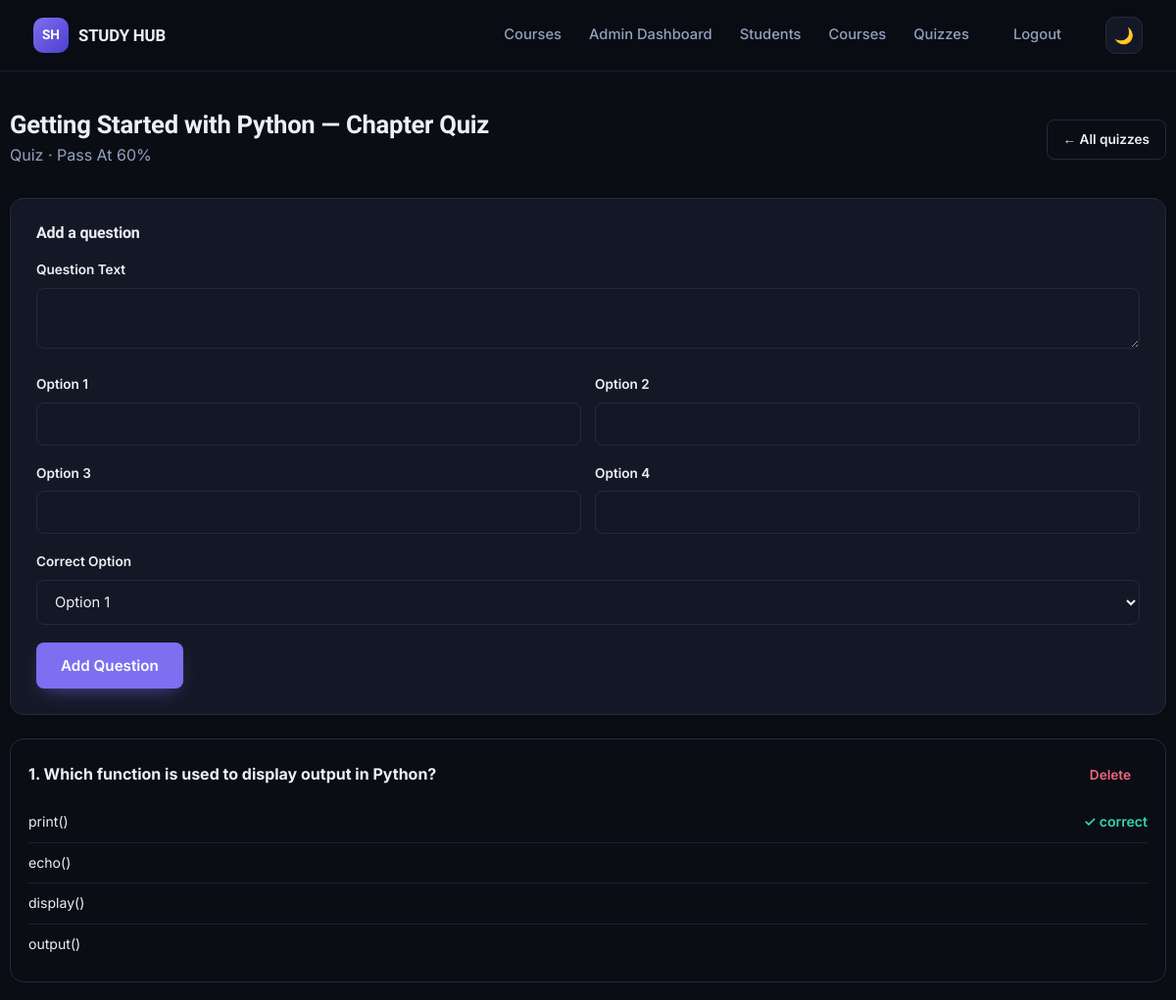
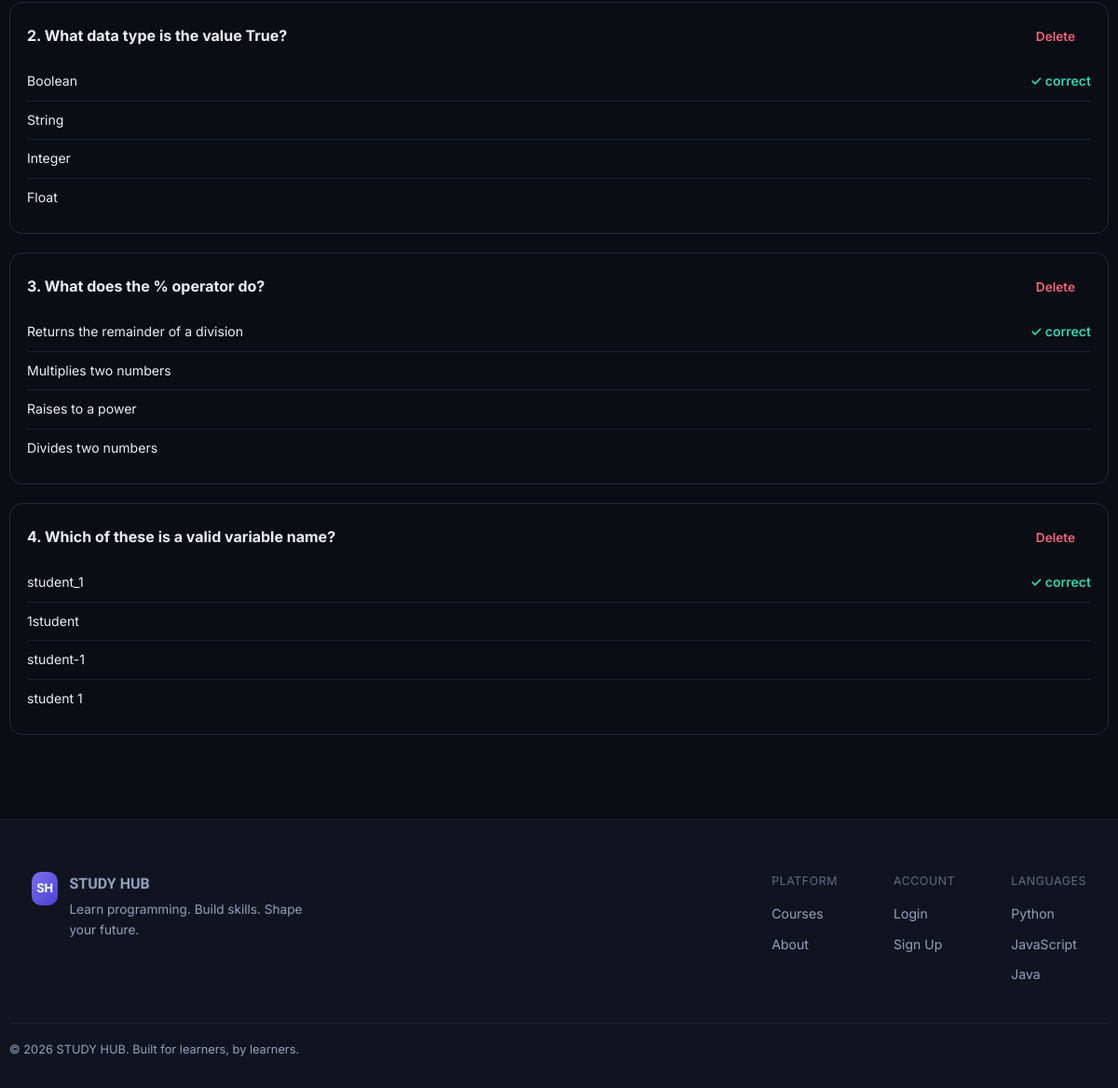
Screenshot of /admin/quizzes/1 (signed in) with the database file from the repository (2 pictures, top to bottom).
### models.py (models this page shows, shortened)
class Quiz(db.Model):
    __tablename__ = "quizzes"
    id = db.Column(db.Integer, primary_key=True)
    course_id = db.Column(db.Integer, db.ForeignKey("courses.id"), nullable=True)
    chapter_id = db.Column(db.Integer, db.ForeignKey("chapters.id"), nullable=True)
    title = db.Column(db.String(140), nullable=False)
    kind = db.Column(db.String(10), default="quiz")  # "quiz" or "exam"
    pass_percent = db.Column(db.Integer, default=60)
    questions = db.relationship("Question", backref="quiz", lazy=True,
                                 order_by="Question.order", cascade="all, delete-orphan")
    course = db.relationship("Course", backref="exams", foreign_keys=[course_id])

class Question(db.Model):
    __tablename__ = "questions"
    id = db.Column(db.Integer, primary_key=True)
    quiz_id = db.Column(db.Integer, db.ForeignKey("quizzes.id"), nullable=False)
    text = db.Column(db.Text, nullable=False)
    order = db.Column(db.Integer, default=0)
    choices = db.relationship("Choice", backref="question", lazy=True,
                               order_by="Choice.id", cascade="all, delete-orphan")

class Choice(db.Model):
    __tablename__ = "choices"
    id = db.Column(db.Integer, primary_key=True)
    question_id = db.Column(db.Integer, db.ForeignKey("questions.id"), nullable=False)
    text = db.Column(db.String(255), nullable=False)
    is_correct = db.Column(db.Boolean, default=False)

### app.py (the view)
@app.route("/admin/quizzes/<int:quiz_id>")
@admin_required
def admin_quiz_detail(quiz_id):
    quiz = Quiz.query.get_or_404(quiz_id)
    return render_template("admin/quiz_detail.html", quiz=quiz)

### app.py (called while the page is built)
@login_manager.user_loader
def load_user(user_id):
    if user_id.startswith("student-"):
        return Student.query.get(int(user_id.split("-", 1)[1]))
    if user_id.startswith("admin-"):
        return Admin.query.get(int(user_id.split("-", 1)[1]))
    return None

def admin_required(fn):
    @wraps(fn)
    def wrapper(*args, **kwargs):
        if not current_user.is_authenticated or not isinstance(current_user, Admin):
            flash("Admin login required.", "error")
            return redirect(url_for("admin_login"))
        return fn(*args, **kwargs)
    return wrapper

@app.context_processor
def inject_globals():
    return {"current_year": datetime.utcnow().year}

### templates/admin/quiz_detail.html (shortened to what this page needs)
{% extends "base.html" %}
{% block content %}
<div class="container admin-shell">
  <div class="admin-head">
    <div><h1>{{ quiz.title }}</h1><p style="margin:0; text-transform:capitalize;">{{ quiz.kind }} · pass at {{ quiz.pass_percent }}%</p></div>
    <a href="{{ url_for('admin_quizzes') }}" class="btn btn-secondary btn-sm">← All quizzes</a>
  </div>
  <div class="card admin-panel">
    <h3>Add a question</h3>
    <form method="POST" action="{{ url_for('admin_question_add', quiz_id=quiz.id) }}">
      <div class="field"><label>Question Text</label><textarea name="text" rows="2" required></textarea></div>
      <div class="field-row">
        <div class="field"><label>Option 1</label><input type="text" name="option1" required></div>
        <div class="field"><label>Option 2</label><input type="text" name="option2" required></div>
      </div>
      <div class="field-row">
        <div class="field"><label>Option 3</label><input type="text" name="option3"></div>
        <div class="field"><label>Option 4</label><input type="text" name="option4"></div>
      </div>
      <div class="field">
        <label>Correct Option</label>
        <select name="correct_index">
          <option value="0">Option 1</option>
        </select>
      </div>
      <button type="submit" class="btn btn-primary">Add Question</button>
    </form>
  </div>
  {% for q in quiz.questions %}
  <div class="chapter-admin-block">
    <div class="chdr">
      <strong>{{ loop.index }}. {{ q.text }}</strong>
      <form method="POST" action="{{ url_for('admin_question_delete', question_id=q.id) }}" class="inline-form" onsubmit="return confirm('Delete this question?');">
        <button type="submit" class="btn btn-ghost btn-sm" style="color:var(--danger);">Delete</button>
      </form>
    </div>
    <ul class="mini-list">
      {% for c in q.choices %}
      <li>{{ c.text }} {% if c.is_correct %}<span style="color:var(--accent-2); font-weight:600;">✓ correct</span>{% endif %}</li>
      {% endfor %}
    </ul>
  </div>
  {% else %}
  <p style="color:var(--text-muted);">No questions yet — add some above.</p>
  {% endfor %}
</div>
{% endblock %}

### static/css/style.css (style rules this page uses)
:root { --font-display: "Sora", sans-serif; --font-body: "Inter", sans-serif; --font-mono: "JetBrains Mono", monospace; --radius-sm: 8px; --radius-md: 14px; --radius-lg: 22px; --accent: #7C6FF0; --accent-2: #34D3B0; --accent-3: #F0B84F; --danger: #F1667A; --shadow-card: 0 1px 2px rgba(10, 12, 20, 0.04), 0 8px 24px -12px rgba(10, 12, 20, 0.35); --shadow-pop: 0 20px 60px -20px rgba(20, 10, 60, 0.45); --transition: 160ms cubic-bezier(.4,0,.2,1); }
html[data-theme="dark"] { --bg: #0A0D14; --bg-elevated: #111420; --bg-card: #141826; --bg-card-hover: #181D2E; --border: #232A3D; --border-soft: #1B2032; --text-primary: #EDEFF5; --text-secondary: #93A0BD; --text-muted: #616B85; --code-bg: #0D1017; --nav-bg: rgba(10, 13, 20, 0.82); }
* { box-sizing: border-box; }
html { scroll-behavior: smooth; }
body { margin: 0; background: var(--bg); color: var(--text-primary); font-family: var(--font-body); line-height: 1.6; -webkit-font-smoothing: antialiased; transition: background var(--transition), color var(--transition); }
h1, h2, h3, h4 { font-family: var(--font-display); font-weight: 700; line-height: 1.15; margin: 0 0 .5em; letter-spacing: -0.01em; }
p { color: var(--text-secondary); margin: 0 0 1em; }
a { color: inherit; text-decoration: none; }
button { font-family: inherit; cursor: pointer; }
.container { max-width: 1180px; margin: 0 auto; padding: 0 24px; }
.btn { display: inline-flex; align-items: center; justify-content: center; gap: 8px; padding: 13px 24px; border-radius: var(--radius-sm); font-weight: 600; font-size: 0.95rem; border: 1px solid transparent; transition: transform var(--transition), background var(--transition), border-color var(--transition), box-shadow var(--transition); white-space: nowrap; }
.btn-primary { background: var(--accent); color: #fff; box-shadow: 0 8px 20px -8px rgba(124, 111, 240, 0.6); }
.btn-secondary { background: transparent; color: var(--text-primary); border-color: var(--border); }
.btn-ghost { background: transparent; color: var(--text-secondary); border-color: transparent; }
.btn-sm { padding: 9px 16px; font-size: 0.85rem; }
.card { background: var(--bg-card); border: 1px solid var(--border); border-radius: var(--radius-md); box-shadow: var(--shadow-card); transition: transform var(--transition), border-color var(--transition), background var(--transition); }
.field { margin-bottom: 18px; }
.field label { display: block; font-size: 0.85rem; font-weight: 600; margin-bottom: 7px; }
.field input, .field select, .field textarea { width: 100%; padding: 12px 14px; border-radius: var(--radius-sm); border: 1px solid var(--border); background: var(--bg-card); color: var(--text-primary); font-family: inherit; font-size: 0.92rem; transition: border-color var(--transition), box-shadow var(--transition); }
.field-row { display: grid; grid-template-columns: 1fr 1fr; gap: 14px; }
.admin-shell { padding: 40px 0 70px; }
.admin-head { display: flex; justify-content: space-between; align-items: center; margin-bottom: 30px; flex-wrap: wrap; gap: 14px; }
.admin-head h1 { font-size: 1.6rem; margin-bottom: 4px; }
.inline-form { display: inline; }
.admin-panel { padding: 26px; margin-bottom: 24px; }
.admin-panel h3 { font-size: 1rem; margin-bottom: 18px; }
.chapter-admin-block { margin-bottom: 20px; padding: 18px; border: 1px solid var(--border); border-radius: var(--radius-md); }
.chapter-admin-block .chdr { display: flex; justify-content: space-between; align-items: center; margin-bottom: 10px; }
.mini-list { list-style: none; padding: 0; margin: 0; }
.mini-list li { display: flex; justify-content: space-between; align-items: center; padding: 9px 0; border-bottom: 1px solid var(--border-soft); font-size: 0.88rem; }
.mini-list li:last-child { border-bottom: none; }

### rows the page displays
Quiz: title "Getting Started with Python — Chapter Quiz", kind "Quiz", pass_percent "60"
Question: text "Which function is used to display output in Python?"
Choice: text "print()", is_correct "✓ correct"
Choice: text "echo()"
Choice: text "display()"
Choice: text "output()"
Question: text "What data type is the value True?"
Choice: text "Boolean", is_correct "✓ correct"
Choice: text "String"
Choice: text "Integer"
Choice: text "Float"
Question: text "What does the % operator do?"
Choice: text "Returns the remainder of a division", is_correct "✓ correct"
Choice: text "Multiplies two numbers"
Choice: text "Raises to a power"
Choice: text "Divides two numbers"
Question: text "Which of these is a valid variable name?"
Choice: text "student_1", is_correct "✓ correct"
Choice: text "1student"
Choice: text "student-1"
Choice: text "student 1"
